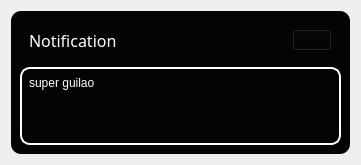
<?xml version="1.0" encoding="UTF-8"?>
<ui version="4.0">
 <class>Form</class>
 <widget class="QWidget" name="Form">
  <property name="geometry">
   <rect>
    <x>0</x>
    <y>0</y>
    <width>361</width>
    <height>164</height>
   </rect>
  </property>
  <property name="windowTitle">
   <string>Form</string>
  </property>
  <property name="styleSheet">
   <string notr="true">#popupNotificationBox {
	background-color : #050304 ;
	border-radius : 15px ;
}

#popUpNotificationSous {
	background-color : #050304 ;
	border-radius : 10px ;
}

#closePopUpBtn {
	background-color:#050304 ;
}

#notificationTitleText,
#notificationText{
	color :#FFFFFF ;
	background-color:#050304 ;
	border:&quot;non&quot;;
}


#notificationTextBox {
	border: 2px solid white;
	border-radius:10px;
}</string>
  </property>
  <layout class="QVBoxLayout" name="verticalLayout">
   <item>
    <widget class="QWidget" name="popupNotificationBox" native="true">
     <property name="styleSheet">
      <string notr="true"/>
     </property>
     <layout class="QVBoxLayout" name="verticalLayout_2">
      <property name="spacing">
       <number>0</number>
      </property>
      <property name="leftMargin">
       <number>0</number>
      </property>
      <property name="topMargin">
       <number>0</number>
      </property>
      <property name="rightMargin">
       <number>0</number>
      </property>
      <property name="bottomMargin">
       <number>0</number>
      </property>
      <item>
       <widget class="QWidget" name="popUpNotificationSous" native="true">
        <layout class="QVBoxLayout" name="verticalLayout_30">
         <item alignment="Qt::AlignTop">
          <widget class="QWidget" name="notificationTitleBox" native="true">
           <property name="maximumSize">
            <size>
             <width>16777215</width>
             <height>45</height>
            </size>
           </property>
           <layout class="QHBoxLayout" name="horizontalLayout">
            <item alignment="Qt::AlignLeft">
             <widget class="QLabel" name="notificationTitleText">
              <property name="sizePolicy">
               <sizepolicy hsizetype="Expanding" vsizetype="Expanding">
                <horstretch>0</horstretch>
                <verstretch>0</verstretch>
               </sizepolicy>
              </property>
              <property name="font">
               <font>
                <family>Century Gothic</family>
                <pointsize>12</pointsize>
               </font>
              </property>
              <property name="text">
               <string>Notification</string>
              </property>
              <property name="alignment">
               <set>Qt::AlignLeading|Qt::AlignLeft|Qt::AlignVCenter</set>
              </property>
             </widget>
            </item>
            <item alignment="Qt::AlignRight">
             <widget class="QPushButton" name="closePopUpBtn">
              <property name="text">
               <string/>
              </property>
              <property name="icon">
               <iconset resource="QSS/QSS_Resources.qrc">
                <normaloff>:/newPrefix/Icons/x-octagon.png</normaloff>:/newPrefix/Icons/x-octagon.png</iconset>
              </property>
              <property name="iconSize">
               <size>
                <width>28</width>
                <height>28</height>
               </size>
              </property>
             </widget>
            </item>
           </layout>
          </widget>
         </item>
         <item>
          <widget class="QWidget" name="notificationTextBox" native="true">
           <property name="sizePolicy">
            <sizepolicy hsizetype="Expanding" vsizetype="Expanding">
             <horstretch>0</horstretch>
             <verstretch>0</verstretch>
            </sizepolicy>
           </property>
           <layout class="QVBoxLayout" name="verticalLayout_3">
            <property name="spacing">
             <number>2</number>
            </property>
            <property name="leftMargin">
             <number>4</number>
            </property>
            <property name="topMargin">
             <number>4</number>
            </property>
            <property name="rightMargin">
             <number>4</number>
            </property>
            <property name="bottomMargin">
             <number>4</number>
            </property>
            <item>
             <widget class="QPlainTextEdit" name="notificationText">
              <property name="enabled">
               <bool>false</bool>
              </property>
              <property name="plainText">
               <string>super guilao</string>
              </property>
             </widget>
            </item>
           </layout>
          </widget>
         </item>
        </layout>
       </widget>
      </item>
     </layout>
    </widget>
   </item>
  </layout>
 </widget>
 <resources>
  <include location="QSS/QSS_Resources.qrc"/>
 </resources>
 <connections/>
</ui>
